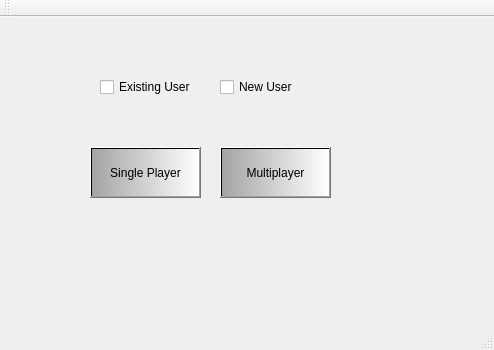
<?xml version="1.0" encoding="UTF-8"?>
<ui version="4.0">
 <class>screenwindow</class>
 <widget class="QMainWindow" name="screenwindow">
  <property name="geometry">
   <rect>
    <x>0</x>
    <y>0</y>
    <width>494</width>
    <height>350</height>
   </rect>
  </property>
  <property name="windowTitle">
   <string>Homepage</string>
  </property>
  <widget class="QWidget" name="centralWidget">
   <widget class="QPushButton" name="singleplayer">
    <property name="geometry">
     <rect>
      <x>90</x>
      <y>130</y>
      <width>111</width>
      <height>51</height>
     </rect>
    </property>
    <property name="styleSheet">
     <string notr="true">background-color: qlineargradient(spread:pad, x1:0, y1:0, x2:1, y2:0, stop:0 rgba(164, 164, 164, 255), stop:1 rgba(255, 255, 255, 255));</string>
    </property>
    <property name="text">
     <string>Single Player</string>
    </property>
   </widget>
   <widget class="QPushButton" name="multiplayer">
    <property name="geometry">
     <rect>
      <x>220</x>
      <y>130</y>
      <width>111</width>
      <height>51</height>
     </rect>
    </property>
    <property name="styleSheet">
     <string notr="true">background-color: qlineargradient(spread:pad, x1:0, y1:0, x2:1, y2:0, stop:0 rgba(164, 164, 164, 255), stop:1 rgba(255, 255, 255, 255));</string>
    </property>
    <property name="text">
     <string>Multiplayer</string>
    </property>
   </widget>
   <widget class="QCheckBox" name="existinguser">
    <property name="geometry">
     <rect>
      <x>100</x>
      <y>60</y>
      <width>101</width>
      <height>20</height>
     </rect>
    </property>
    <property name="text">
     <string>Existing User</string>
    </property>
   </widget>
   <widget class="QCheckBox" name="newuser">
    <property name="enabled">
     <bool>true</bool>
    </property>
    <property name="geometry">
     <rect>
      <x>220</x>
      <y>60</y>
      <width>101</width>
      <height>20</height>
     </rect>
    </property>
    <property name="text">
     <string>New User</string>
    </property>
   </widget>
  </widget>
  <widget class="QToolBar" name="mainToolBar">
   <attribute name="toolBarArea">
    <enum>TopToolBarArea</enum>
   </attribute>
   <attribute name="toolBarBreak">
    <bool>false</bool>
   </attribute>
  </widget>
  <widget class="QStatusBar" name="statusBar"/>
 </widget>
 <layoutdefault spacing="6" margin="11"/>
 <resources/>
 <connections/>
</ui>
